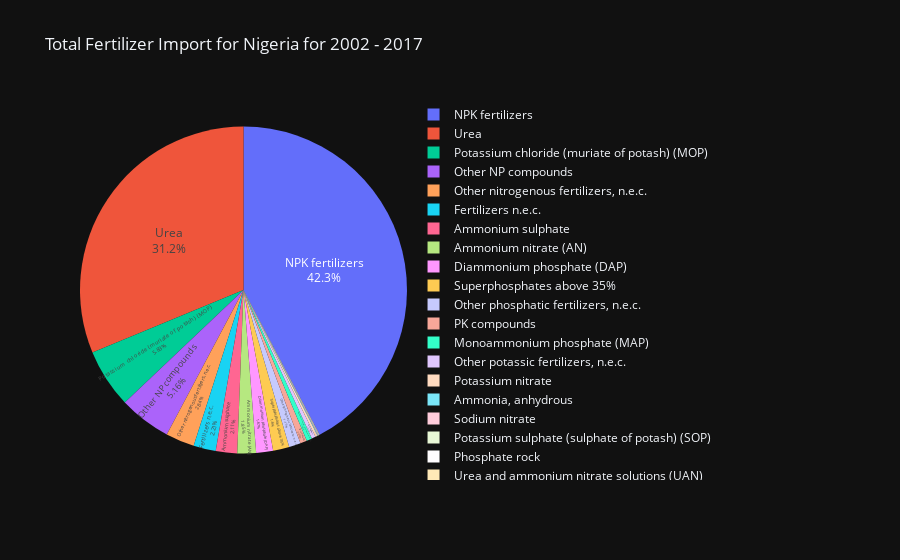

Notebook code for this chart:
### Code cell
fig = px.pie(fertilizer_by_import_value, values=fertilizer_by_import_value["value"], 
             names=fertilizer_by_import_value["item"], 
             title='Total Fertilizer Import for Nigeria for 2002 - 2017')
fig.update_traces(textposition='inside', textinfo='percent+label')
fig.update_layout(
        template='plotly_dark'
    )
fig.show()

### Figure 1 — Plotly figure (JSON) as saved in the notebook; plotly's stock layout.template omitted (floating-point values rounded to 4 significant figures)
{"data": [{"domain": {"x": [0, 1], "y": [0, 1]}, "hovertemplate": "item=%{label}<br>value=%{value}<extra></extra>", "labels": ["NPK fertilizers", "Urea", "Potassium chloride (muriate of potash) (MOP)", "Other NP compounds", "Other nitrogenous fertilizers, n.e.c.", "Fertilizers n.e.c.", "Ammonium sulphate", "Ammonium nitrate (AN)", "Diammonium phosphate (DAP)", "Superphosphates above 35%", "Other phosphatic fertilizers, n.e.c.", "PK compounds", "Monoammonium phosphate (MAP)", "Other potassic fertilizers, n.e.c.", "Potassium nitrate", "Ammonia, anhydrous", "Sodium nitrate", "Potassium sulphate (sulphate of potash) (SOP)", "Phosphate rock", "Urea and ammonium nitrate solutions (UAN)", "Calcium ammonium nitrate (CAN) and other mixtures with calcium carbonate"], "legendgroup": "", "name": "", "showlegend": true, "textinfo": "percent+label", "textposition": "inside", "type": "pie", "values": [1507000.0, 1114000.0, 207700.0, 183800.0, 101400.0, 78670.0, 75200.0, 65850.0, 59620.0, 57130.0, 40970.0, 23580.0, 19450.0, 13920.0, 8338.0, 2345.0, 1781.0, 1406.0, 1199.0, 766.7, 48.71]}], "layout": {"legend": {"tracegroupgap": 0}, "title": {"text": "Total Fertilizer Import for Nigeria for 2002 - 2017"}}}
